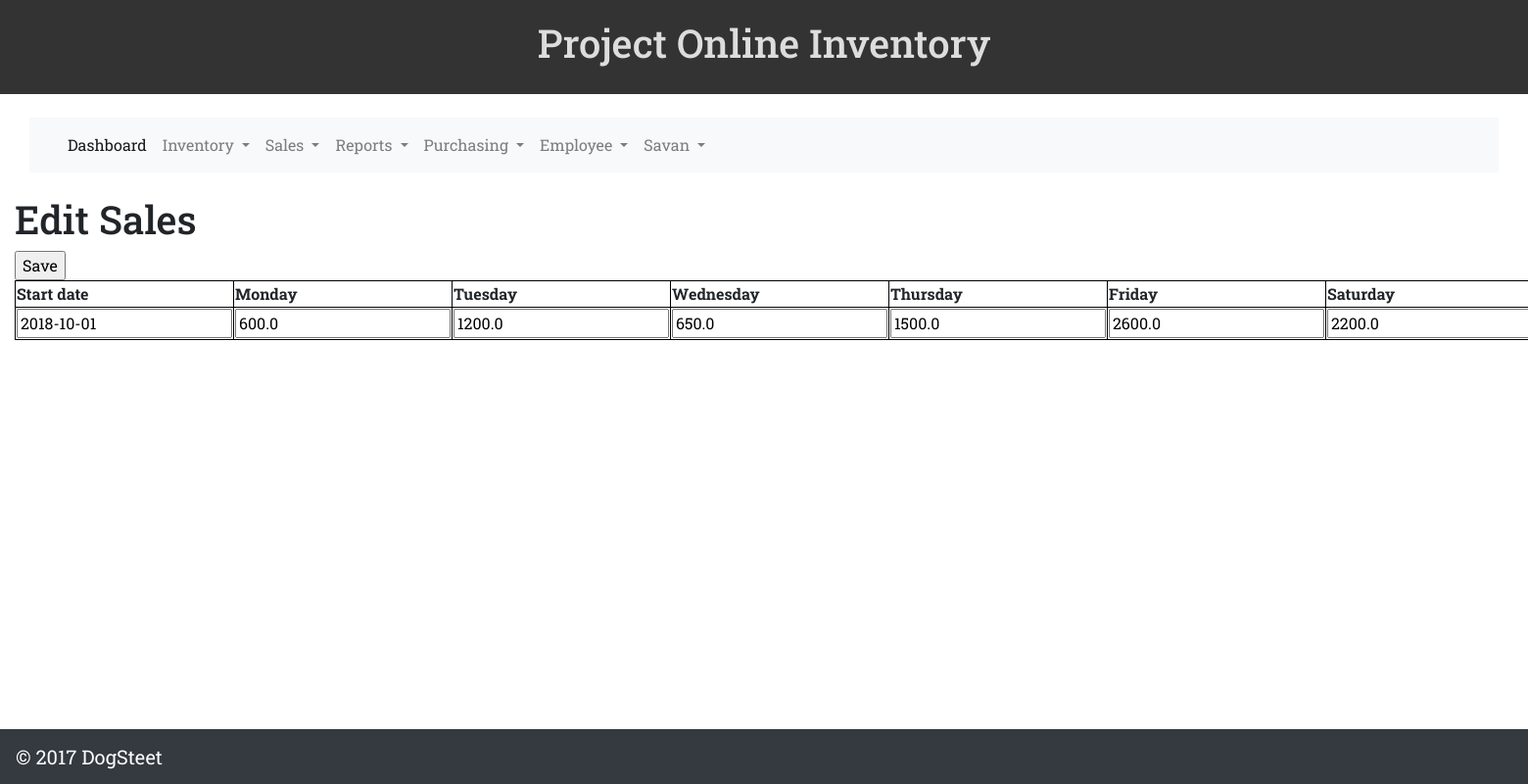
/edit-projected-sales/2 (signed in), run on the app's committed database.
### user/models.py (models this page shows, shortened)
class ForcastedSalesProfile(models.Model):
    class Meta:
        verbose_name_plural = 'Forcasted Sales'
    date_start = models.DateField()
    date_end = models.DateField()
    monday = models.FloatField(default=0)
    tuesday = models.FloatField(default=0)
    wednesday = models.FloatField(default=0)
    thursday = models.FloatField(default=0)
    friday = models.FloatField(default=0)
    saturday = models.FloatField(default=0)
    sunday = models.FloatField(default=0)
    total = models.FloatField(default=0)

### user/views.py (the view)
# urls.py: path('edit-projected-sales/<id>', views.edit_projected_sales, name='edit-projected-sales')
@login_required
def edit_projected_sales(request, id=None):
    edit_sales_view = ForcastedSalesProfile.objects.all()
    instance = get_object_or_404(ForcastedSalesProfile, id=id)
    form = EditForcastForm(data=request.POST or None, instance=instance)
    if form.is_valid():
        instance = form.save(commit=False)
        instance.save()
        return redirect('/user/projected-sales')
    args = {
        'edit_sales_view': edit_sales_view,
        'instance': instance,
        'form': form,
    }
    return render(request, 'sales/edit_projected_sales.html', args)

### user/forms.py
class EditForcastForm(forms.ModelForm):
    class Meta:
        model = ForcastedSalesProfile
        fields = (
            'date_start',
            'monday',
            'tuesday',
            'wednesday',
            'thursday',
            'friday',
            'saturday',
            'sunday',
        )

### user/templates/sales/edit_projected_sales.html (shortened to what this page needs)
{% extends 'base/base.html' %}
{% load static %}
{% block body %}
<section class='container-fluid col-sm-3 col-xl-12'>
    <table width=100%>
      <h1> Edit Sales</h1>
  		<tbody>
  			<tr>
  				<th>Start date</th>
  				<th>Monday</th>
  				<th>Tuesday</th>
  				<th>Wednesday</th>
          <th>Thursday</th>
          <th>Friday</th>
          <th>Saturday</th>
  			</tr>
        <tr>
            <form method="post">{% csrf_token %}
  			  <td>{{ form.date_start }}</td>
  			  <td>{{ form.monday }}</td>
  			  <td>{{ form.tuesday }}</td>
  			  <td>{{ form.wednesday }}</td>
  			  <td>{{ form.thursday }}</td>
          <td>{{ form.friday }}</td>
          <td>{{ form.saturday }}</td>
        </tr>
        	<input type="submit" value="Save"></input>
  		</tbody>
  	</table>
</section>
{% endblock %}

### user/templates/base/base.html (shortened to what this page needs)
{% load static %}
{% block head %}
<!doctype html>
<html lang="en">
  <head>
    <link rel="stylesheet" href="https://maxcdn.bootstrapcdn.com/bootstrap/4.0.0-beta.3/css/bootstrap.min.css">
    <link rel="stylesheet" href="{% static 'user/css/resstyle.css' %}" type="text/css" />
{% endblock %}
  </head>
  <body>
{% block header %}
    <header class="container-fluid">
      <h1>Project Online Inventory</h1>
    </header>
{% endblock %}
{% if user.is_authenticated %}
{% block navbar %}
<navbar class="container-fluid">
<div class="container-fluid">
  <div class="navbar-wrapper">
    <div class="container-fluid">
        <nav class="navbar navbar-light bg-light navbar-expand-sm navbar-inverse">
          <div class="container-fluid">
              <div class="collapse navbar-collapse" id="navbar">
                <ul class="navbar-nav mr-auto">
                  <li class="nav-item active">
                    <a class="nav-link" href="dashboard">Dashboard<span class="sr-only">(current)</span></a>
                  </li>
                  <li class="nav-item dropdown">
                   <a class="nav-link dropdown-toggle"
                     href="#" id="navbarDropdown"
                     role="button"
                     data-toggle="dropdown"
                     aria-haspopup="true"
                     aria-expanded="false">
                    Inventory
                  </a>
                  <li class="nav-item dropdown">
                   <a class="nav-link dropdown-toggle"
                     href="#" id="navbarDropdown"
                     role="button"
                     data-toggle="dropdown"
                     aria-haspopup="true"
                     aria-expanded="false">
                    Sales
                  </a>
                  <li class="nav-item dropdown">
                  <a class="nav-link dropdown-toggle"
                     href="#" id="navbarDropdown"
                     role="button"
                     data-toggle="dropdown"
                     aria-haspopup="true"
                     aria-expanded="false">
                    Reports
                  </a>
                  <li class="nav-item dropdown">
                   <a class="nav-link dropdown-toggle"
                     href="#" id="navbarDropdown"
                     role="button"
                     data-toggle="dropdown"
                     aria-haspopup="true"
                     aria-expanded="false">
                    Purchasing
                  </a>
                  <li class="nav-item dropdown">
                   <a class="nav-link dropdown-toggle"
                     href="employee" id="navbarDropdown"
                     role="button"
                     data-toggle="dropdown"
                     aria-haspopup="true"
                     aria-expanded="false">
                    Employee
                  </a>
                  <li class="nav-item dropdown">
                  <a class="nav-link dropdown-toggle"
                     href="{{ user }}" id="navbarDropdown"
                     role="button"
                     data-toggle="dropdown"
                     aria-haspopup="true"
                     aria-expanded="false">
                    {{ user }}
                  </a>
                </li>
            </li>
          </li>
        </ul>
    </div>
</div>
</nav>
</div>
</div>
</div>
</navbar>
{% endblock %}
{% endif %}
    <div class="container-fluid">
    <div class="row">
{% block body %}{% endblock %}
     </div>
 </div>
{% block footer %}
    <footer class="navbar fixed-bottom navbar-dark bg-dark">
        <a class="navbar-brand" href="#">&copy 2017 DogSteet</a>
    </footer>
{% endblock %}
  </body>
</html>

### user/static/user/css/resstyle.css (style rules this page uses)
body { font-family: 'Roboto Slab', serif; }
header, footer { background-color: #333; color: #ddd; padding: 20px; text-align: center; }

### user/templates/sales/edit_projected_sales.html (style rules this page uses)
table, th, td { border: 1px solid black; }

### data on the page
ForcastedSalesProfile: date_start "2018-10-01", monday "600.0", tuesday "1200.0", wednesday "650.0", thursday "1500.0", friday "2600.0", saturday "2200.0"

### other printed values
{{ user }} "Savan"
